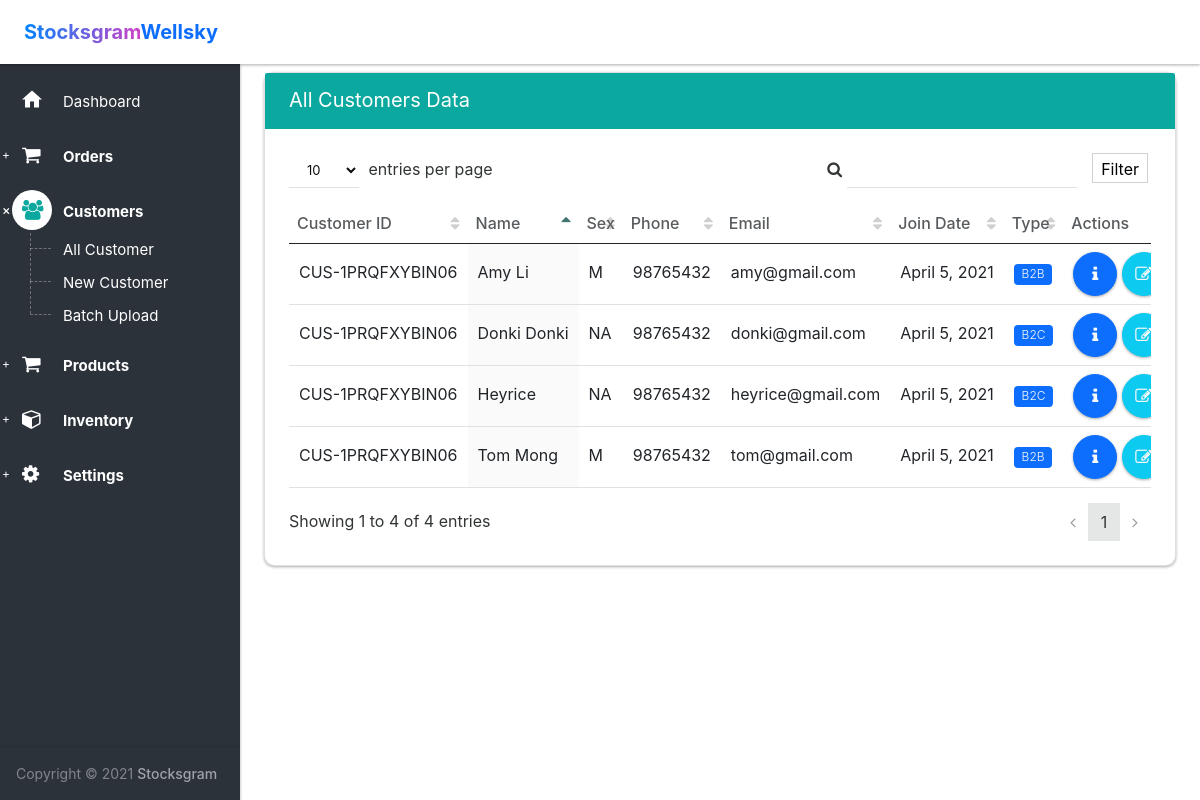
The app's page /customers (signed in) with its own data.
### customers/models.py (models this page shows, shortened)
class Customer(models.Model):
    TYPE = [('B2B', 'B2B'), ('B2C', 'B2C')]
    SEX = [('M', 'Male'), ('F', 'Female'), ('NA', 'NA')]
    customer_id = models.CharField(
        max_length=16, default=f"CUS-{shortuuid.uuid()[:12]}")
    type = models.CharField(max_length=3, choices=TYPE, default='B2C')
    sex = models.CharField(max_length=6, choices=SEX, default='NA')
    name = models.CharField(max_length=64)
    phone = models.CharField(max_length=20, blank=True, null=True)
    email = models.EmailField(blank=True, null=True)
    address = models.CharField(max_length=128, blank=True, null=True)
    join_date = models.DateField(auto_now_add=True)

### customers/views.py (the view)
# urls.py: url(r'^customers$', customer.index, name='customers_home'),
@login_required
def index(request):
    customers = Customer.objects.all()
    return render(request, 'customers/index.html', {'customers': customers})

### templates/customers/index.html (shortened to what this page needs)
{% extends 'layout.html' %}
{% block body %}
<section>
  <div class="section-body">
    <div class="row">
      <div class="col-lg-12 mt-md-5">
        <div class="card">
          <div class="card-head style-primary">
            <header>All Customers Data</header>
          </div>
          <div class="card-body">
            <div class="table-responsive">
              <table id="datatable2" class="table order-column hover">
                <thead>
                  <tr>
                    <th>Customer ID</th>
                    <th>Name</th>
                    <th>Sex</th>
                    <th>Phone</th>
                    <th>Email</th>
                    <th>Join Date</th>
                    <th>Type</th>
                    <th width="150px">Actions</th>
                  </tr>
                </thead>
                <tbody>
                  {% for customer in customers %}
                  <tr class="gradeX">
                    <td>{{ customer.customer_id }}</td>
                    <td>{{ customer.name }}</td>
                    <td>{{ customer.sex }}</td>
                    <td>{{ customer.phone }}</td>
                    <td>{{ customer.email }}</td>
                    <td>{{ customer.join_date }}</td>
                    <td>
                      <span class="badge bg-primary text-light">
                        {{ customer.type }}</span
                      >
                    </td>
                    <td>
                      <a
                        href="{% url 'customer_show' customer.id %}"
                        class="btn ink-reaction  btn-floating-action text-light btn-primary"
                        ><i class="fa fa-info"></i>
                      </a>
                      <a
                        href="{% url 'customer_edit' customer.id %}"
                        class="btn ink-reaction btn-floating-action text-light btn-info"
                        ><i class="fa fa-edit"></i>
                      </a>
                    </td>
                  </tr>
                  {% endfor %}
                </tbody>
              </table>
            </div>
          </div>
        </div>
      </div>
    </div>
  </div>
</section>
{% endblock %}

### static/css/style.css (style rules this page uses)
body { font-family: AvenirNextLTW02-Medium, -apple-system, BlinkMacSystemFont, Segoe UI, Roboto, Helvetica Neue, Arial, sans-serif, Apple Color Emoji, Segoe UI Emoji, Segoe UI Symbol; }
html,body { margin: 0; padding: 0; height: 100%; }

### records on screen
Customer: customer_id "CUS-1PRQFXYBIN06", name "Tom Mong", sex "M", phone "98765432", email "tom@gmail.com", join_date "April 5, 2021", type "B2B"
Customer: customer_id "CUS-1PRQFXYBIN06", name "Amy Li", sex "M", phone "98765432", email "amy@gmail.com", join_date "April 5, 2021", type "B2B"
Customer: customer_id "CUS-1PRQFXYBIN06", name "Heyrice", sex "NA", phone "98765432", email "heyrice@gmail.com", join_date "April 5, 2021", type "B2C"
Customer: customer_id "CUS-1PRQFXYBIN06", name "Donki Donki", sex "NA", phone "98765432", email "donki@gmail.com", join_date "April 5, 2021", type "B2C"
